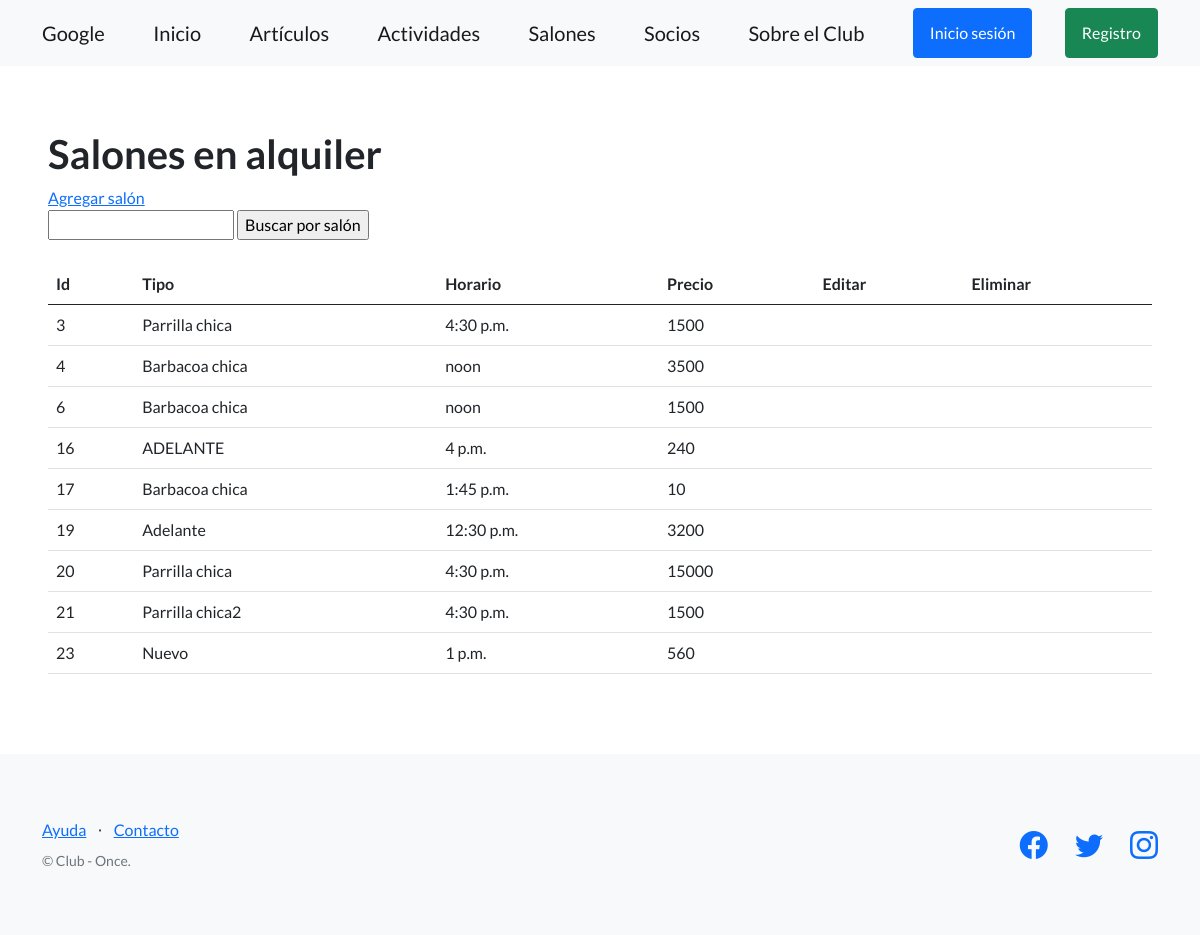
The app's page /salones/, older data.
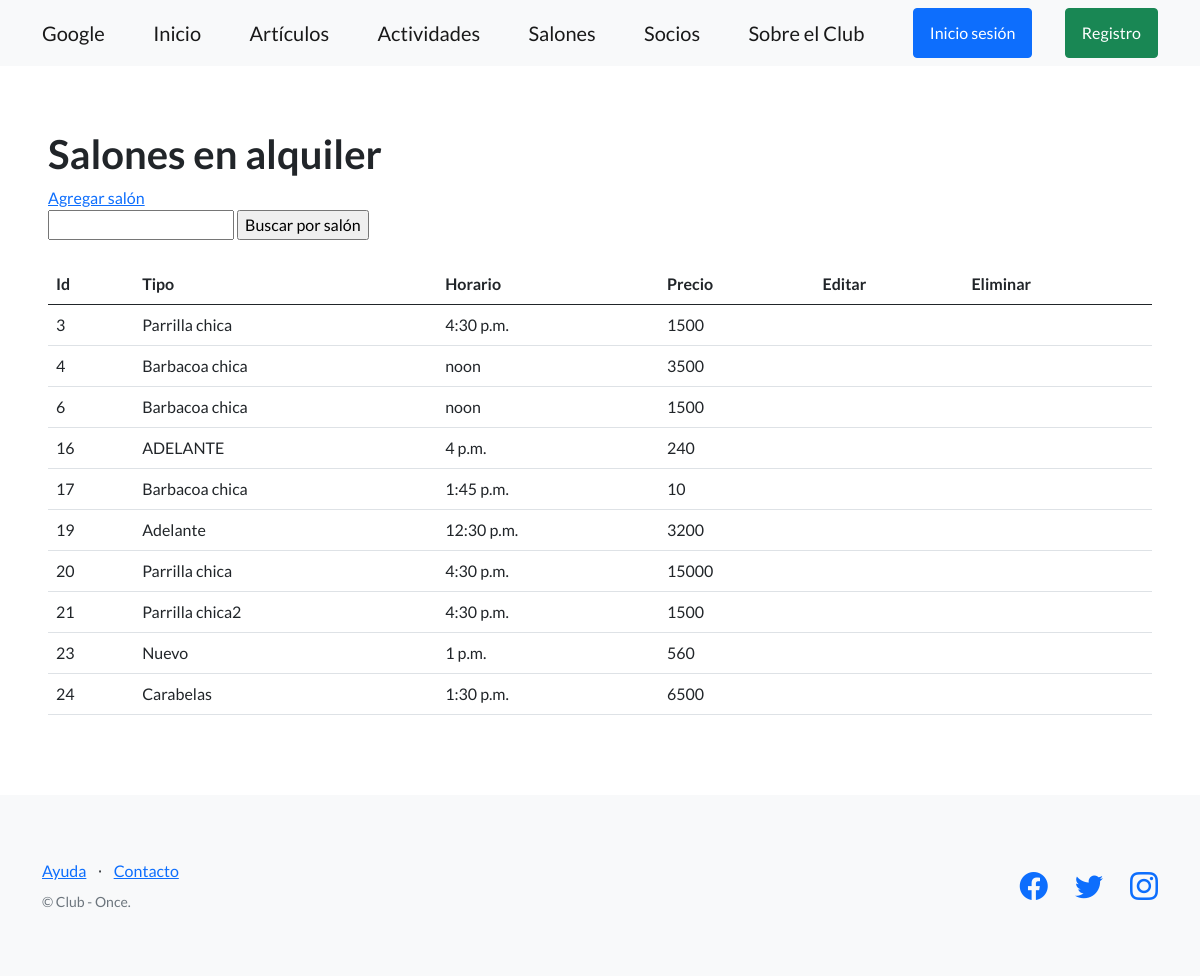
The same page, newer data.
### club_once_estrellas/models.py (models this page shows)
class Salones(models.Model):
    tipo = models.CharField(max_length=64)
    horario = models.TimeField()
    precio = models.IntegerField()
    creador = models.ForeignKey(User, on_delete=models.SET_NULL, null=True)

### club_once_estrellas/views.py (the view)
# urls.py: path("salones/", Salones_en_alquiler, name="lista_salones"),
def Salones_en_alquiler(request):
    contexto = {
        "Salones": Salones.objects.all(),
    }
    http_response = render(
        request=request,
        template_name='club_once_estrellas/lista_salones.html',
        context=contexto,
    )
    return http_response

### club_once_estrellas/templates/club_once_estrellas/lista_salones.html (shortened to what this page needs)
{% extends "club_once_estrellas/base.html" %}
{% block contenido %}
<section>
  <div>
    <h1>Salones en alquiler</h1>
    <a href="{% url 'agregar_salon' %}">Agregar salón</a>
    <form action="{% url 'buscar_salon' %}" method="post">
      <input type="text" name="busqueda">
      <input type="submit" value="Buscar por salón">
    </form>
    <br>
    <table class="table">
      <thead>
        <tr>
          <th>Id</th>
          <th>Tipo</th>
          <th>Horario</th>
          <th>Precio</th>
          <th>Editar</th>
          <th>Eliminar</th>
        </tr>
      </thead>
      <tbody>
        {% for salon in Salones %}
        <tr>
          <td>{{ salon.id }}</td>
          <td>{{ salon.tipo }}</td>
          <td>{{ salon.horario }}</td>
          <td>{{ salon.precio }}</td>
          <td>
          </td>
          <td>
          </td>
        </tr>
        {% endfor %}
      </tbody>
    </table>
  </div>
</section>
{% endblock contenido %}

Row changes from the older to the newer data that the page shows:
added Salones: id "24", tipo "Carabelas", horario "1:30 p.m.", precio "6500"
